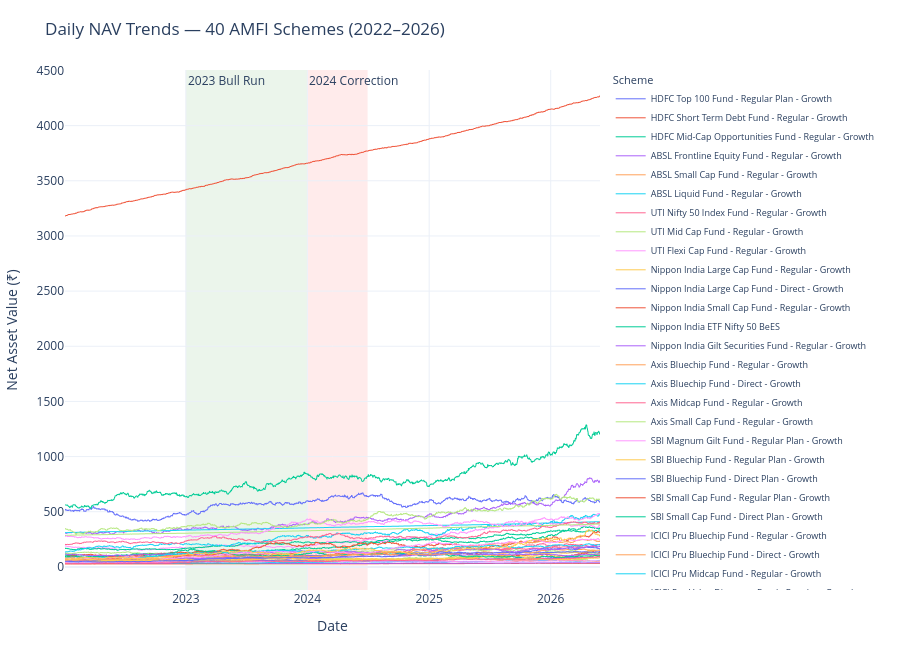

Notebook source saved alongside this figure:
### Code cell
# Interactive line chart of daily NAV trends for all 40 schemes, with shaded market regimes
fig = px.line(
    nav, x="date", y="nav", color="scheme",
    title="Daily NAV Trends — 40 AMFI Schemes (2022–2026)",
    labels={"date": "Date", "nav": "Net Asset Value (₹)", "scheme": "Scheme"},
)
fig.update_traces(
    line=dict(width=1),
    hovertemplate="<b>%{fullData.name}</b><br>Date: %{x|%Y-%m-%d}<br>NAV: ₹%{y:.2f}<extra></extra>",
)

# Shaded vertical regions for the two market regimes
fig.add_vrect(x0="2023-01-01", x1="2023-12-31", fillcolor="green", opacity=0.08,
              line_width=0, layer="below",
              annotation_text="2023 Bull Run", annotation_position="top left")
fig.add_vrect(x0="2024-01-01", x1="2024-06-30", fillcolor="red", opacity=0.08,
              line_width=0, layer="below",
              annotation_text="2024 Correction", annotation_position="top left")

fig.update_layout(
    hovermode="closest",
    legend=dict(title="Scheme", font=dict(size=9), itemwidth=30),
    height=650, margin=dict(l=60, r=40, t=70, b=60),
)
fig.show()

# Export to PNG (requires kaleido)
nav_chart_path = CHARTS_DIR / "nav_trend.png"
pio.write_image(fig, nav_chart_path, width=1400, height=700, scale=2)
print(f"Saved chart → {nav_chart_path.relative_to(PROJECT_ROOT)}")

### Figure 1 — Plotly figure (JSON) as saved in the notebook; plotly's stock layout.template omitted (floating-point values rounded to 4 significant figures; data arrays with more than 128 entries replaced by an {"elided": "..."} marker saying what was removed)
{"data": [{"hovertemplate": "<b>%{fullData.name}</b><br>Date: %{x|%Y-%m-%d}<br>NAV: ₹%{y:.2f}<extra></extra>", "legendgroup": "HDFC Top 100 Fund - Regular Plan - Growth", "line": {"color": "#636efa", "dash": "solid", "width": 1}, "marker": {"symbol": "circle"}, "mode": "lines", "name": "HDFC Top 100 Fund - Regular Plan - Growth", "showlegend": true, "type": "scattergl", "x": {"elided": "1608 str values"}, "xaxis": "x", "y": {"elided": "1608 float values"}, "yaxis": "y"}, {"hovertemplate": "<b>%{fullData.name}</b><br>Date: %{x|%Y-%m-%d}<br>NAV: ₹%{y:.2f}<extra></extra>", "legendgroup": "HDFC Short Term Debt Fund - Regular - Growth", "line": {"color": "#EF553B", "dash": "solid", "width": 1}, "marker": {"symbol": "circle"}, "mode": "lines", "name": "HDFC Short Term Debt Fund - Regular - Growth", "showlegend": true, "type": "scattergl", "x": {"elided": "1608 str values"}, "xaxis": "x", "y": {"elided": "1608 float values"}, "yaxis": "y"}, {"hovertemplate": "<b>%{fullData.name}</b><br>Date: %{x|%Y-%m-%d}<br>NAV: ₹%{y:.2f}<extra></extra>", "legendgroup": "HDFC Mid-Cap Opportunities Fund - Regular - Growth", "line": {"color": "#00cc96", "dash": "solid", "width": 1}, "marker": {"symbol": "circle"}, "mode": "lines", "name": "HDFC Mid-Cap Opportunities Fund - Regular - Growth", "showlegend": true, "type": "scattergl", "x": {"elided": "1608 str values"}, "xaxis": "x", "y": {"elided": "1608 float values"}, "yaxis": "y"}, {"hovertemplate": "<b>%{fullData.name}</b><br>Date: %{x|%Y-%m-%d}<br>NAV: ₹%{y:.2f}<extra></extra>", "legendgroup": "ABSL Frontline Equity Fund - Regular - Growth", "line": {"color": "#ab63fa", "dash": "solid", "width": 1}, "marker": {"symbol": "circle"}, "mode": "lines", "name": "ABSL Frontline Equity Fund - Regular - Growth", "showlegend": true, "type": "scattergl", "x": {"elided": "1608 str values"}, "xaxis": "x", "y": {"elided": "1608 float values"}, "yaxis": "y"}, {"hovertemplate": "<b>%{fullData.name}</b><br>Date: %{x|%Y-%m-%d}<br>NAV: ₹%{y:.2f}<extra></extra>", "legendgroup": "ABSL Small Cap Fund - Regular - Growth", "line": {"color": "#FFA15A", "dash": "solid", "width": 1}, "marker": {"symbol": "circle"}, "mode": "lines", "name": "ABSL Small Cap Fund - Regular - Growth", "showlegend": true, "type": "scattergl", "x": {"elided": "1608 str values"}, "xaxis": "x", "y": {"elided": "1608 float values"}, "yaxis": "y"}, {"hovertemplate": "<b>%{fullData.name}</b><br>Date: %{x|%Y-%m-%d}<br>NAV: ₹%{y:.2f}<extra></extra>", "legendgroup": "ABSL Liquid Fund - Regular - Growth", "line": {"color": "#19d3f3", "dash": "solid", "width": 1}, "marker": {"symbol": "circle"}, "mode": "lines", "name": "ABSL Liquid Fund - Regular - Growth", "showlegend": true, "type": "scattergl", "x": {"elided": "1608 str values"}, "xaxis": "x", "y": {"elided": "1608 float values"}, "yaxis": "y"}, {"hovertemplate": "<b>%{fullData.name}</b><br>Date: %{x|%Y-%m-%d}<br>NAV: ₹%{y:.2f}<extra></extra>", "legendgroup": "UTI Nifty 50 Index Fund - Regular - Growth", "line": {"color": "#FF6692", "dash": "solid", "width": 1}, "marker": {"symbol": "circle"}, "mode": "lines", "name": "UTI Nifty 50 Index Fund - Regular - Growth", "showlegend": true, "type": "scattergl", "x": {"elided": "1608 str values"}, "xaxis": "x", "y": {"elided": "1608 float values"}, "yaxis": "y"}, {"hovertemplate": "<b>%{fullData.name}</b><br>Date: %{x|%Y-%m-%d}<br>NAV: ₹%{y:.2f}<extra></extra>", "legendgroup": "UTI Mid Cap Fund - Regular - Growth", "line": {"color": "#B6E880", "dash": "solid", "width": 1}, "marker": {"symbol": "circle"}, "mode": "lines", "name": "UTI Mid Cap Fund - Regular - Growth", "showlegend": true, "type": "scattergl", "x": {"elided": "1608 str values"}, "xaxis": "x", "y": {"elided": "1608 float values"}, "yaxis": "y"}, {"hovertemplate": "<b>%{fullData.name}</b><br>Date: %{x|%Y-%m-%d}<br>NAV: ₹%{y:.2f}<extra></extra>", "legendgroup": "UTI Flexi Cap Fund - Regular - Growth", "line": {"color": "#FF97FF", "dash": "solid", "width": 1}, "marker": {"symbol": "circle"}, "mode": "lines", "name": "UTI Flexi Cap Fund - Regular - Growth", "showlegend": true, "type": "scattergl", "x": {"elided": "1608 str values"}, "xaxis": "x", "y": {"elided": "1608 float values"}, "yaxis": "y"}, {"hovertemplate": "<b>%{fullData.name}</b><br>Date: %{x|%Y-%m-%d}<br>NAV: ₹%{y:.2f}<extra></extra>", "legendgroup": "Nippon India Large Cap Fund - Regular - Growth", "line": {"color": "#FECB52", "dash": "solid", "width": 1}, "marker": {"symbol": "circle"}, "mode": "lines", "name": "Nippon India Large Cap Fund - Regular - Growth", "showlegend": true, "type": "scattergl", "x": {"elided": "1608 str values"}, "xaxis": "x", "y": {"elided": "1608 float values"}, "yaxis": "y"}, {"hovertemplate": "<b>%{fullData.name}</b><br>Date: %{x|%Y-%m-%d}<br>NAV: ₹%{y:.2f}<extra></extra>", "legendgroup": "Nippon India Large Cap Fund - Direct - Growth", "line": {"color": "#636efa", "dash": "solid", "width": 1}, "marker": {"symbol": "circle"}, "mode": "lines", "name": "Nippon India Large Cap Fund - Direct - Growth", "showlegend": true, "type": "scattergl", "x": {"elided": "1608 str values"}, "xaxis": "x", "y": {"elided": "1608 float values"}, "yaxis": "y"}, {"hovertemplate": "<b>%{fullData.name}</b><br>Date: %{x|%Y-%m-%d}<br>NAV: ₹%{y:.2f}<extra></extra>", "legendgroup": "Nippon India Small Cap Fund - Regular - Growth", "line": {"color": "#EF553B", "dash": "solid", "width": 1}, "marker": {"symbol": "circle"}, "mode": "lines", "name": "Nippon India Small Cap Fund - Regular - Growth", "showlegend": true, "type": "scattergl", "x": {"elided": "1608 str values"}, "xaxis": "x", "y": {"elided": "1608 float values"}, "yaxis": "y"}, {"hovertemplate": "<b>%{fullData.name}</b><br>Date: %{x|%Y-%m-%d}<br>NAV: ₹%{y:.2f}<extra></extra>", "legendgroup": "Nippon India ETF Nifty 50 BeES", "line": {"color": "#00cc96", "dash": "solid", "width": 1}, "marker": {"symbol": "circle"}, "mode": "lines", "name": "Nippon India ETF Nifty 50 BeES", "showlegend": true, "type": "scattergl", "x": {"elided": "1608 str values"}, "xaxis": "x", "y": {"elided": "1608 float values"}, "yaxis": "y"}, {"hovertemplate": "<b>%{fullData.name}</b><br>Date: %{x|%Y-%m-%d}<br>NAV: ₹%{y:.2f}<extra></extra>", "legendgroup": "Nippon India Gilt Securities Fund - Regular - Growth", "line": {"color": "#ab63fa", "dash": "solid", "width": 1}, "marker": {"symbol": "circle"}, "mode": "lines", "name": "Nippon India Gilt Securities Fund - Regular - Growth", "showlegend": true, "type": "scattergl", "x": {"elided": "1608 str values"}, "xaxis": "x", "y": {"elided": "1608 float values"}, "yaxis": "y"}, {"hovertemplate": "<b>%{fullData.name}</b><br>Date: %{x|%Y-%m-%d}<br>NAV: ₹%{y:.2f}<extra></extra>", "legendgroup": "Axis Bluechip Fund - Regular - Growth", "line": {"color": "#FFA15A", "dash": "solid", "width": 1}, "marker": {"symbol": "circle"}, "mode": "lines", "name": "Axis Bluechip Fund - Regular - Growth", "showlegend": true, "type": "scattergl", "x": {"elided": "1608 str values"}, "xaxis": "x", "y": {"elided": "1608 float values"}, "yaxis": "y"}, {"hovertemplate": "<b>%{fullData.name}</b><br>Date: %{x|%Y-%m-%d}<br>NAV: ₹%{y:.2f}<extra></extra>", "legendgroup": "Axis Bluechip Fund - Direct - Growth", "line": {"color": "#19d3f3", "dash": "solid", "width": 1}, "marker": {"symbol": "circle"}, "mode": "lines", "name": "Axis Bluechip Fund - Direct - Growth", "showlegend": true, "type": "scattergl", "x": {"elided": "1608 str values"}, "xaxis": "x", "y": {"elided": "1608 float values"}, "yaxis": "y"}, {"hovertemplate": "<b>%{fullData.name}</b><br>Date: %{x|%Y-%m-%d}<br>NAV: ₹%{y:.2f}<extra></extra>", "legendgroup": "Axis Midcap Fund - Regular - Growth", "line": {"color": "#FF6692", "dash": "solid", "width": 1}, "marker": {"symbol": "circle"}, "mode": "lines", "name": "Axis Midcap Fund - Regular - Growth", "showlegend": true, "type": "scattergl", "x": {"elided": "1608 str values"}, "xaxis": "x", "y": {"elided": "1608 float values"}, "yaxis": "y"}, {"hovertemplate": "<b>%{fullData.name}</b><br>Date: %{x|%Y-%m-%d}<br>NAV: ₹%{y:.2f}<extra></extra>", "legendgroup": "Axis Small Cap Fund - Regular - Growth", "line": {"color": "#B6E880", "dash": "solid", "width": 1}, "marker": {"symbol": "circle"}, "mode": "lines", "name": "Axis Small Cap Fund - Regular - Growth", "showlegend": true, "type": "scattergl", "x": {"elided": "1608 str values"}, "xaxis": "x", "y": {"elided": "1608 float values"}, "yaxis": "y"}, {"hovertemplate": "<b>%{fullData.name}</b><br>Date: %{x|%Y-%m-%d}<br>NAV: ₹%{y:.2f}<extra></extra>", "legendgroup": "SBI Magnum Gilt Fund - Regular Plan - Growth", "line": {"color": "#FF97FF", "dash": "solid", "width": 1}, "marker": {"symbol": "circle"}, "mode": "lines", "name": "SBI Magnum Gilt Fund - Regular Plan - Growth", "showlegend": true, "type": "scattergl", "x": {"elided": "1608 str values"}, "xaxis": "x", "y": {"elided": "1608 float values"}, "yaxis": "y"}, {"hovertemplate": "<b>%{fullData.name}</b><br>Date: %{x|%Y-%m-%d}<br>NAV: ₹%{y:.2f}<extra></extra>", "legendgroup": "SBI Bluechip Fund - Regular Plan - Growth", "line": {"color": "#FECB52", "dash": "solid", "width": 1}, "marker": {"symbol": "circle"}, "mode": "lines", "name": "SBI Bluechip Fund - Regular Plan - Growth", "showlegend": true, "type": "scattergl", "x": {"elided": "1608 str values"}, "xaxis": "x", "y": {"elided": "1608 float values"}, "yaxis": "y"}, {"hovertemplate": "<b>%{fullData.name}</b><br>Date: %{x|%Y-%m-%d}<br>NAV: ₹%{y:.2f}<extra></extra>", "legendgroup": "SBI Bluechip Fund - Direct Plan - Growth", "line": {"color": "#636efa", "dash": "solid", "width": 1}, "marker": {"symbol": "circle"}, "mode": "lines", "name": "SBI Bluechip Fund - Direct Plan - Growth", "showlegend": true, "type": "scattergl", "x": {"elided": "1608 str values"}, "xaxis": "x", "y": {"elided": "1608 float values"}, "yaxis": "y"}, {"hovertemplate": "<b>%{fullData.name}</b><br>Date: %{x|%Y-%m-%d}<br>NAV: ₹%{y:.2f}<extra></extra>", "legendgroup": "SBI Small Cap Fund - Regular Plan - Growth", "line": {"color": "#EF553B", "dash": "solid", "width": 1}, "marker": {"symbol": "circle"}, "mode": "lines", "name": "SBI Small Cap Fund - Regular Plan - Growth", "showlegend": true, "type": "scattergl", "x": {"elided": "1608 str values"}, "xaxis": "x", "y": {"elided": "1608 float values"}, "yaxis": "y"}, {"hovertemplate": "<b>%{fullData.name}</b><br>Date: %{x|%Y-%m-%d}<br>NAV: ₹%{y:.2f}<extra></extra>", "legendgroup": "SBI Small Cap Fund - Direct Plan - Growth", "line": {"color": "#00cc96", "dash": "solid", "width": 1}, "marker": {"symbol": "circle"}, "mode": "lines", "name": "SBI Small Cap Fund - Direct Plan - Growth", "showlegend": true, "type": "scattergl", "x": {"elided": "1608 str values"}, "xaxis": "x", "y": {"elided": "1608 float values"}, "yaxis": "y"}, {"hovertemplate": "<b>%{fullData.name}</b><br>Date: %{x|%Y-%m-%d}<br>NAV: ₹%{y:.2f}<extra></extra>", "legendgroup": "ICICI Pru Bluechip Fund - Regular - Growth", "line": {"color": "#ab63fa", "dash": "solid", "width": 1}, "marker": {"symbol": "circle"}, "mode": "lines", "name": "ICICI Pru Bluechip Fund - Regular - Growth", "showlegend": true, "type": "scattergl", "x": {"elided": "1608 str values"}, "xaxis": "x", "y": {"elided": "1608 float values"}, "yaxis": "y"}, {"hovertemplate": "<b>%{fullData.name}</b><br>Date: %{x|%Y-%m-%d}<br>NAV: ₹%{y:.2f}<extra></extra>", "legendgroup": "ICICI Pru Bluechip Fund - Direct - Growth", "line": {"color": "#FFA15A", "dash": "solid", "width": 1}, "marker": {"symbol": "circle"}, "mode": "lines", "name": "ICICI Pru Bluechip Fund - Direct - Growth", "showlegend": true, "type": "scattergl", "x": {"elided": "1608 str values"}, "xaxis": "x", "y": {"elided": "1608 float values"}, "yaxis": "y"}, {"hovertemplate": "<b>%{fullData.name}</b><br>Date: %{x|%Y-%m-%d}<br>NAV: ₹%{y:.2f}<extra></extra>", "legendgroup": "ICICI Pru Midcap Fund - Regular - Growth", "line": {"color": "#19d3f3", "dash": "solid", "width": 1}, "marker": {"symbol": "circle"}, "mode": "lines", "name": "ICICI Pru Midcap Fund - Regular - Growth", "showlegend": true, "type": "scattergl", "x": {"elided": "1608 str values"}, "xaxis": "x", "y": {"elided": "1608 float values"}, "yaxis": "y"}, {"hovertemplate": "<b>%{fullData.name}</b><br>Date: %{x|%Y-%m-%d}<br>NAV: ₹%{y:.2f}<extra></extra>", "legendgroup": "ICICI Pru Value Discovery Fund - Regular - Growth", "line": {"color": "#FF6692", "dash": "solid", "width": 1}, "marker": {"symbol": "circle"}, "mode": "lines", "name": "ICICI Pru Value Discovery Fund - Regular - Growth", "showlegend": true, "type": "scattergl", "x": {"elided": "1608 str values"}, "xaxis": "x", "y": {"elided": "1608 float values"}, "yaxis": "y"}, {"hovertemplate": "<b>%{fullData.name}</b><br>Date: %{x|%Y-%m-%d}<br>NAV: ₹%{y:.2f}<extra></extra>", "legendgroup": "ICICI Pru Liquid Fund - Regular - Growth", "line": {"color": "#B6E880", "dash": "solid", "width": 1}, "marker": {"symbol": "circle"}, "mode": "lines", "name": "ICICI Pru Liquid Fund - Regular - Growth", "showlegend": true, "type": "scattergl", "x": {"elided": "1608 str values"}, "xaxis": "x", "y": {"elided": "1608 float values"}, "yaxis": "y"}, {"hovertemplate": "<b>%{fullData.name}</b><br>Date: %{x|%Y-%m-%d}<br>NAV: ₹%{y:.2f}<extra></extra>", "legendgroup": "Kotak Bluechip Fund - Regular - Growth", "line": {"color": "#FF97FF", "dash": "solid", "width": 1}, "marker": {"symbol": "circle"}, "mode": "lines", "name": "Kotak Bluechip Fund - Regular - Growth", "showlegend": true, "type": "scattergl", "x": {"elided": "1608 str values"}, "xaxis": "x", "y": {"elided": "1608 float values"}, "yaxis": "y"}, {"hovertemplate": "<b>%{fullData.name}</b><br>Date: %{x|%Y-%m-%d}<br>NAV: ₹%{y:.2f}<extra></extra>", "legendgroup": "Kotak Emerging Equity Fund - Regular - Growth", "line": {"color": "#FECB52", "dash": "solid", "width": 1}, "marker": {"symbol": "circle"}, "mode": "lines", "name": "Kotak Emerging Equity Fund - Regular - Growth", "showlegend": true, "type": "scattergl", "x": {"elided": "1608 str values"}, "xaxis": "x", "y": {"elided": "1608 float values"}, "yaxis": "y"}, {"hovertemplate": "<b>%{fullData.name}</b><br>Date: %{x|%Y-%m-%d}<br>NAV: ₹%{y:.2f}<extra></extra>", "legendgroup": "Kotak Flexicap Fund - Regular - Growth", "line": {"color": "#636efa", "dash": "solid", "width": 1}, "marker": {"symbol": "circle"}, "mode": "lines", "name": "Kotak Flexicap Fund - Regular - Growth", "showlegend": true, "type": "scattergl", "x": {"elided": "1608 str values"}, "xaxis": "x", "y": {"elided": "1608 float values"}, "yaxis": "y"}, {"hovertemplate": "<b>%{fullData.name}</b><br>Date: %{x|%Y-%m-%d}<br>NAV: ₹%{y:.2f}<extra></extra>", "legendgroup": "Kotak Liquid Fund - Regular - Growth", "line": {"color": "#EF553B", "dash": "solid", "width": 1}, "marker": {"symbol": "circle"}, "mode": "lines", "name": "Kotak Liquid Fund - Regular - Growth", "showlegend": true, "type": "scattergl", "x": {"elided": "1608 str values"}, "xaxis": "x", "y": {"elided": "1608 float values"}, "yaxis": "y"}, {"hovertemplate": "<b>%{fullData.name}</b><br>Date: %{x|%Y-%m-%d}<br>NAV: ₹%{y:.2f}<extra></extra>", "legendgroup": "HDFC Top 100 Fund - Direct Plan - Growth", "line": {"color": "#00cc96", "dash": "solid", "width": 1}, "marker": {"symbol": "circle"}, "mode": "lines", "name": "HDFC Top 100 Fund - Direct Plan - Growth", "showlegend": true, "type": "scattergl", "x": {"elided": "1608 str values"}, "xaxis": "x", "y": {"elided": "1608 float values"}, "yaxis": "y"}, {"hovertemplate": "<b>%{fullData.name}</b><br>Date: %{x|%Y-%m-%d}<br>NAV: ₹%{y:.2f}<extra></extra>", "legendgroup": "HDFC Mid-Cap Opportunities Fund - Direct - Growth", "line": {"color": "#ab63fa", "dash": "solid", "width": 1}, "marker": {"symbol": "circle"}, "mode": "lines", "name": "HDFC Mid-Cap Opportunities Fund - Direct - Growth", "showlegend": true, "type": "scattergl", "x": {"elided": "1608 str values"}, "xaxis": "x", "y": {"elided": "1608 float values"}, "yaxis": "y"}, {"hovertemplate": "<b>%{fullData.name}</b><br>Date: %{x|%Y-%m-%d}<br>NAV: ₹%{y:.2f}<extra></extra>", "legendgroup": "Mirae Asset Large Cap Fund - Regular - Growth", "line": {"color": "#FFA15A", "dash": "solid", "width": 1}, "marker": {"symbol": "circle"}, "mode": "lines", "name": "Mirae Asset Large Cap Fund - Regular - Growth", "showlegend": true, "type": "scattergl", "x": {"elided": "1608 str values"}, "xaxis": "x", "y": {"elided": "1608 float values"}, "yaxis": "y"}, {"hovertemplate": "<b>%{fullData.name}</b><br>Date: %{x|%Y-%m-%d}<br>NAV: ₹%{y:.2f}<extra></extra>", "legendgroup": "Mirae Asset Emerging Bluechip Fund - Regular - Growth", "line": {"color": "#19d3f3", "dash": "solid", "width": 1}, "marker": {"symbol": "circle"}, "mode": "lines", "name": "Mirae Asset Emerging Bluechip Fund - Regular - Growth", "showlegend": true, "type": "scattergl", "x": {"elided": "1608 str values"}, "xaxis": "x", "y": {"elided": "1608 float values"}, "yaxis": "y"}, {"hovertemplate": "<b>%{fullData.name}</b><br>Date: %{x|%Y-%m-%d}<br>NAV: ₹%{y:.2f}<extra></extra>", "legendgroup": "Mirae Asset Tax Saver Fund - Regular - Growth", "line": {"color": "#FF6692", "dash": "solid", "width": 1}, "marker": {"symbol": "circle"}, "mode": "lines", "name": "Mirae Asset Tax Saver Fund - Regular - Growth", "showlegend": true, "type": "scattergl", "x": {"elided": "1608 str values"}, "xaxis": "x", "y": {"elided": "1608 float values"}, "yaxis": "y"}, {"hovertemplate": "<b>%{fullData.name}</b><br>Date: %{x|%Y-%m-%d}<br>NAV: ₹%{y:.2f}<extra></extra>", "legendgroup": "DSP Top 100 Equity Fund - Regular - Growth", "line": {"color": "#B6E880", "dash": "solid", "width": 1}, "marker": {"symbol": "circle"}, "mode": "lines", "name": "DSP Top 100 Equity Fund - Regular - Growth", "showlegend": true, "type": "scattergl", "x": {"elided": "1608 str values"}, "xaxis": "x", "y": {"elided": "1608 float values"}, "yaxis": "y"}, {"hovertemplate": "<b>%{fullData.name}</b><br>Date: %{x|%Y-%m-%d}<br>NAV: ₹%{y:.2f}<extra></extra>", "legendgroup": "DSP Midcap Fund - Regular - Growth", "line": {"color": "#FF97FF", "dash": "solid", "width": 1}, "marker": {"symbol": "circle"}, "mode": "lines", "name": "DSP Midcap Fund - Regular - Growth", "showlegend": true, "type": "scattergl", "x": {"elided": "1608 str values"}, "xaxis": "x", "y": {"elided": "1608 float values"}, "yaxis": "y"}, {"hovertemplate": "<b>%{fullData.name}</b><br>Date: %{x|%Y-%m-%d}<br>NAV: ₹%{y:.2f}<extra></extra>", "legendgroup": "DSP Small Cap Fund - Regular - Growth", "line": {"color": "#FECB52", "dash": "solid", "width": 1}, "marker": {"symbol": "circle"}, "mode": "lines", "name": "DSP Small Cap Fund - Regular - Growth", "showlegend": true, "type": "scattergl", "x": {"elided": "1608 str values"}, "xaxis": "x", "y": {"elided": "1608 float values"}, "yaxis": "y"}], "layout": {"annotations": [{"showarrow": false, "text": "2023 Bull Run", "x": "2023-01-01", "xanchor": "left", "xref": "x", "y": 1, "yanchor": "top", "yref": "y domain"}, {"showarrow": false, "text": "2024 Correction", "x": "2024-01-01", "xanchor": "left", "xref": "x", "y": 1, "yanchor": "top", "yref": "y domain"}], "height": 650, "hovermode": "closest", "legend": {"font": {"size": 9}, "itemwidth": 30, "title": {"text": "Scheme"}, "tracegroupgap": 0}, "margin": {"b": 60, "l": 60, "r": 40, "t": 70}, "shapes": [{"fillcolor": "green", "layer": "below", "line": {"width": 0}, "opacity": 0.08, "type": "rect", "x0": "2023-01-01", "x1": "2023-12-31", "xref": "x", "y0": 0, "y1": 1, "yref": "y domain"}, {"fillcolor": "red", "layer": "below", "line": {"width": 0}, "opacity": 0.08, "type": "rect", "x0": "2024-01-01", "x1": "2024-06-30", "xref": "x", "y0": 0, "y1": 1, "yref": "y domain"}], "title": {"text": "Daily NAV Trends — 40 AMFI Schemes (2022–2026)"}, "xaxis": {"anchor": "y", "domain": [0, 1], "title": {"text": "Date"}}, "yaxis": {"anchor": "x", "domain": [0, 1], "title": {"text": "Net Asset Value (₹)"}}}}
